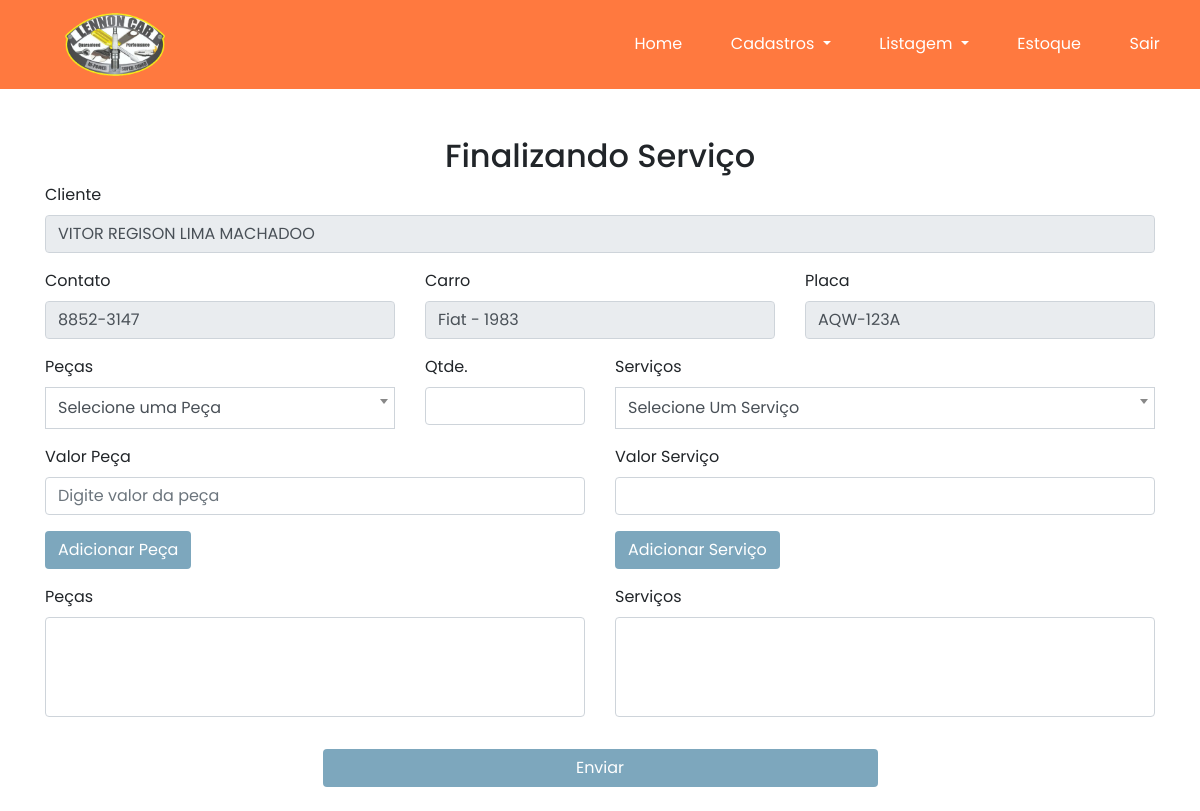
The app's page /pages/finishOrderService.php?id=1 (signed in) with its own data.
### tables this page shows
CREATE TABLE `ordem_servico` (
  `id` int NOT NULL AUTO_INCREMENT,
  `id_cliente` int NOT NULL,
  `id_carro` int NOT NULL,
  `corCarro` varchar(255) DEFAULT NULL,
  `KmAtual` double DEFAULT NULL,
  `ano_carro` int NOT NULL,
  `placa_carro` varchar(10) NOT NULL,
  `data_chegada` date NOT NULL,
  `data_entrega` date DEFAULT NULL,
  `valor_total_servico` double DEFAULT NULL,
  `status` int NOT NULL DEFAULT '0',
  PRIMARY KEY (`id`)
);

CREATE TABLE `clientes` (
  `id` int NOT NULL AUTO_INCREMENT,
  `nome` varchar(255) NOT NULL,
  `telefone` varchar(20) NOT NULL,
  `email` varchar(355) NOT NULL,
  `bairro` varchar(355) NOT NULL,
  `rua` varchar(355) NOT NULL,
  `status` int NOT NULL DEFAULT '1',
  PRIMARY KEY (`id`)
);

### services/OrderService.php (called while the page is built, shortened)
<?php
require "../config/connection.php";
class OrderService extends OrderServiceController
{
     private $db;
     public function __construct()
     {
        $dbHost = $_ENV['DB_HOST'];
        $dbName = $_ENV['DB_NAME'];
        $dbUser = $_ENV['DB_USER'];
        $dbPassword = $_ENV['DB_PASSWORD'];
        $this->db = new Database($dbHost, $dbName, $dbUser, $dbPassword);
        $this->db->connect();
     }
     public function getOneOrderService($id)
     {
          try
          {
               $sql = "SELECT
                              t1.id, t2.nome, t2.telefone, t2.email,
                              t1.placa_carro,t3.marca,t3.modelo,
                              t1.corCarro,
                              CONCAT(t3.marca, ' - ', t1.ano_carro) AS carro,
                              t1.data_chegada, t1.data_entrega,
                              t1.corCarro,t1.KmAtual,
                              t1.valor_total_servico, t1.status
                         FROM ordem_servico AS t1
                         LEFT JOIN clientes AS t2 ON t1.id_cliente = t2.id
                         LEFT JOIN carros AS t3 ON t1.id_carro = t3.id
                         WHERE t1.id = :id";
               $stmt = $this->db->getConnection()->prepare($sql);
               $stmt->bindValue(':id', $id, PDO::PARAM_INT);
               $stmt->execute();
               $service = $stmt->fetch(PDO::FETCH_ASSOC);
               return $service;
          }
          catch (\Throwable $th)
          {
              echo $th->getMessage();
          }
     }
}

### config/connection.php (called while the page is built, shortened)
<?php
class Database
{
     private $host;
     private $dbname;
     private $username;
     private $password;
     private $conn;
     public function __construct($host, $dbname, $username, $password)
     {
          $this->host = $host;
          $this->dbname = $dbname;
          $this->username = $username;
          $this->password = $password;
     }
     public function connect()
     {
          try {
               $dsn = "mysql:host={$this->host};dbname={$this->dbname}";
               $options = array(
                    PDO::ATTR_ERRMODE => PDO::ERRMODE_EXCEPTION,
                    PDO::ATTR_DEFAULT_FETCH_MODE => PDO::FETCH_ASSOC,
                    PDO::MYSQL_ATTR_INIT_COMMAND => "SET NAMES utf8"
               );
               $this->conn = new PDO($dsn, $this->username, $this->password, $options);
               return true;
          } catch (PDOException $e) {
               echo "Connection failed: " . $e->getMessage();
               return false;
          }
     }
     public function getConnection()
     {
          return $this->conn;
     }
}

### actions/listAllClasses.php (called while the page is built, shortened)
<?php
require_once '../services/OrderService.php';
try
{
     $OrderService  = new OrderService();
}
catch (\Throwable $th)
{
     echo $th->getMessage();
}

### utils/masks.php (called while the page is built, shortened)
<?php
function formatCel($n)
{
    $tam = strlen(preg_replace("/[^0-9]/", "", $n));
    if ($tam <= 9) {
        return substr($n, 0, $tam-4)."-".substr($n, -4);
    }
}

### pages/finishOrderService.php (the view, shortened to what this page needs)
<?php
require_once '../components/nav.php';
require_once '../actions/listAllClasses.php';
require_once '../utils/masks.php';
$data = $OrderService->getOneOrderService($_GET['id']);
?>
<div class="container mt-5">
     <h2 class="text-center">Finalizando Serviço</h2>
     <form>
          <div class="row">
               <div class="col-md-12">
                    <div class="form-group">
                         <label>Cliente</label>
                         <input type="text" value="<?= $data['nome'] ?>" class="form-control" id="cliente" disabled>
                    </div>
               </div>
          </div>
          <div class="row">
               <div class="col-md-4">
                    <div class="form-group">
                         <label for="senha">Contato</label>
                         <input type="text" value="<?= formatCel($data['telefone']) ?>" class="form-control" id="contato" disabled>
                    </div>
               </div>
               <div class="col-md-4">
                    <div class="form-group">
                         <label for="confirmar-senha">Carro</label>
                         <input type="text" value="<?= $data['carro'] ?>" class="form-control" id="veiculo" disabled>
                    </div>
               </div>
               <div class="col-md-4">
                    <div class="form-group">
                         <label for="confirmar-senha">Placa</label>
                         <input type="text" value="<?= $data['placa_carro'] ?>" class="form-control" id="placa" disabled>
                    </div>
               </div>
          </div>
          <div class="row">
               <div class="col-md-4">
                    <div class="form-group">
                         <label>Peças</label>
                    </div>
               </div>
               <div class="col-md-2">
                    <div class="form-group">
                         <label>Qtde.</label>
                         <input type="number" onmouseout="verifyStock()" class="form-control" id="qtdePecas">
                    </div>
               </div>
               <div class="col-md-6">
                    <div class="form-group">
                         <label for="estado">Serviços</label>
                    </div>
               </div>
          </div>
          <div class="row">
               <div class="col-md-6">
                    <div class="form-group">
                         <label>Valor Peça</label>
                         <input type="number" class="form-control" id="valorPeça" placeholder="Digite valor da peça">
                         <button type="button" id="buttonAddPeca" onclick="adicionarOpcao('pecas','itensListaPecas','valorPeça','peca','qtdePecas','<?=$_GET['id']?>')" style="background: #7da7bd;color:#fff" class="btn  mt-3">Adicionar Peça</button>
                    </div>
               </div>
               <div class="col-md-6">
                    <div class="form-group">
                         <label>Valor Serviço</label>
                         <input  type="number" class="form-control" id="valorServico">
                         <button type="button" onclick="adicionarOpcao('servicos','itensLista','valorServico','servico','','<?=$_GET['id']?>')" style="background: #7da7bd;color:#fff" class="btn  mt-3">Adicionar Serviço</button>
                    </div>
               </div>
          </div>
          <div class="row">
               <div class="col-md-6">
                    <div class="form-group">
                         <label for="profissao">Peças</label>
                         <div class="form-control" style="overflow-y: scroll;height: 100px;">
                         </div>
                    </div>
               </div>
               <div class="col-md-6">
                    <div class="form-group">
                         <div class="form-group">
                              <label for="profissao">Serviços</label>
                              <div class="form-control" style="overflow-y: scroll;height: 100px;">
                              </div>
                         </div>
                    </div>
               </div>
          </div>
          <div class="w-100 d-flex justify-content-center">
               <button onclick="finalizaServico()" style="margin: 0px auto; background: #7da7bd;color:#fff" type="button" class="w-50 mb-4 mt-3 btn ">Enviar</button>
          </div>
     </form>
</div>

### assets/style/nav.css (style rules this page uses)
:root { --global-primary-color:#ff793f; }

### assets/style/home.css (style rules this page uses)
* { box-sizing: border-box; font-family: 'Poppins', sans-serif; }

### records on screen
ordem_servico: id_cliente.nome "VITOR REGISON LIMA MACHADOO", id_cliente.telefone "8852-3147", placa_carro "AQW-123A"
